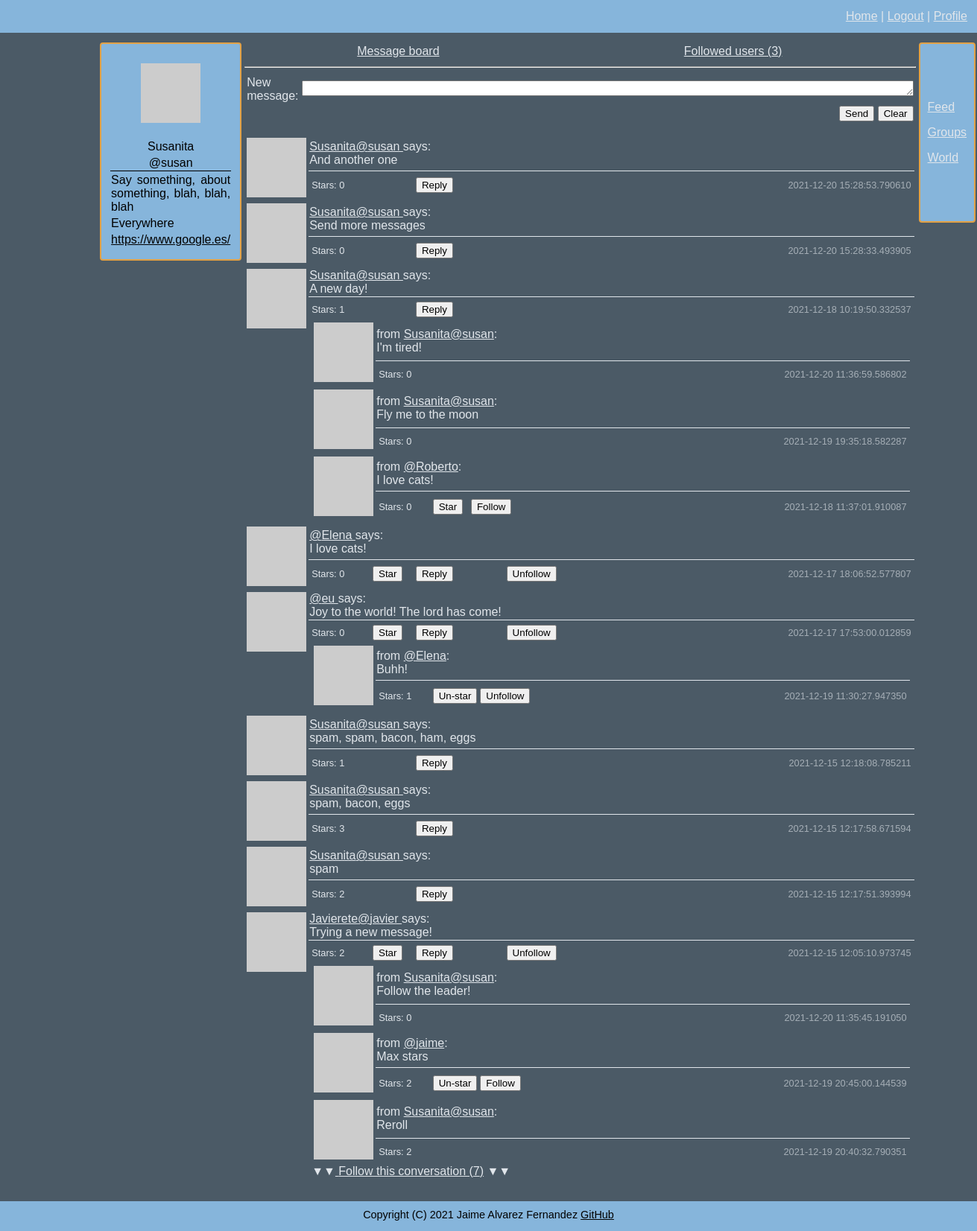
/message_board (signed in), run on the app's committed database.
### connect/models.py (models this page shows, shortened)
class User(UserMixin, db.Model):
    id = db.Column(db.Integer, primary_key=True)
    username = db.Column(db.String(64), index=True, unique=True)
    email = db.Column(db.String(120), index=True, unique=True)
    nickname = db.Column(db.String(64))
    password = db.Column(db.String(128))
    about_me = db.Column(db.String(140))
    location = db.Column(db.String(64))
    website = db.Column(db.String(120))
    last_seen = db.Column(db.DateTime, default=datetime.datetime.utcnow)
    follower_bio = db.Column(db.Boolean, default=False)
    posts = db.relationship('Posts', backref='author', lazy='dynamic')
    reply = db.relationship('Reply', backref='author', lazy='dynamic')
    followed = db.relationship('User',
                               secondary=followers,
                               primaryjoin=(followers.c.follower_id == id),
                               secondaryjoin=(followers.c.followed_id == id),
                               backref=db.backref('followers', lazy='dynamic'), lazy='dynamic')
    starred = db.relationship('Posts',
                              secondary=stars,
                              backref=db.backref('awarded_stars', lazy='dynamic'), lazy='dynamic')
    starred_reply = db.relationship('Reply',
                                    secondary=stars_reply,
                                    backref=db.backref('awarded_stars_reply', lazy='dynamic'), lazy='dynamic')
    def avatar(self, size):
        digest = md5(self.email.lower().encode('utf-8')).hexdigest()
        return f'https://www.gravatar.com/avatar/{digest}?d=identicon&s={size}'
    def is_following(self, user):
        return self.followed.filter(followers.c.followed_id == user.id).count() > 0
    def followed_posts(self):
        posts_from_followed = Posts.query. \
            join(followers, (followers.c.followed_id == Posts.user_id)). \
            filter(followers.c.follower_id == self.id)
        posts_from_me = Posts.query.filter_by(user_id=self.id)
        return posts_from_followed.union(posts_from_me).order_by(Posts.timestamp.desc())
    def is_starred(self, post):
        return self.starred.filter(stars.c.post_id == post.id).count() > 0
    def is_starred_reply(self, reply):
        return self.starred_reply.filter(stars_reply.c.reply_id == reply.id).count() > 0

class Posts(db.Model):
    id = db.Column(db.Integer, primary_key=True)
    body = db.Column(db.String(140))
    timestamp = db.Column(db.DateTime, index=True, default=datetime.datetime.utcnow)
    user_id = db.Column(db.Integer, db.ForeignKey('user.id'))
    reply = db.relationship('Reply', backref='original', lazy='dynamic')
    def replies(self):
        return Reply.query.filter_by(post_id=self.id).order_by(Reply.timestamp.desc())

class Reply(db.Model):
    id = db.Column(db.Integer, primary_key=True)
    body = db.Column(db.String(140))
    timestamp = db.Column(db.DateTime, index=True, default=datetime.datetime.utcnow)
    user_id = db.Column(db.Integer, db.ForeignKey('user.id'))
    post_id = db.Column(db.Integer, db.ForeignKey('posts.id'))

### connect/routing.py (the view)
@app.route('/message_board', methods=['GET', 'POST'])
@flask_login.login_required
def feed():
    empty_form = forms.EmptyForm()
    form = forms.WriteMessage()
    if form.validate_on_submit():
        post = models.Posts(body=form.message.data, author=flask_login.current_user)
        db.session.add(post)
        db.session.commit()
        return flask.redirect(flask.url_for('feed'))
    page = flask.request.args.get('page', 1, type=int)
    posts = flask_login.current_user.followed_posts().paginate(page, app.config['POSTS_PER_PAGE'], False)
    next_url = flask.url_for('feed', page=posts.next_num) if posts.has_next else None
    prev_url = flask.url_for('feed', page=posts.prev_num) if posts.has_prev else None
    return flask.render_template('feed.html', title='Feed', posts=posts.items, e_form=empty_form, form=form,
                                 reply_per_post=app.config['REPLY_PER_POST'], next_url=next_url, prev_url=prev_url)

### connect/forms.py
class EmptyForm(FlaskForm):
    submit = wtforms.SubmitField('Submit')

class WriteMessage(FlaskForm):
    message = wtforms.TextAreaField('New message', validators=[validators.Length(min=1, max=140)])
    submit = wtforms.SubmitField('Send')

### connect/models.py (called while the page is built)
@login.user_loader
def load_user(user_id):
    return User.query.get(int(user_id))

### connect/routing.py (called while the page is built)
@app.before_request
def before_request():
    if flask_login.current_user.is_authenticated:
        flask_login.current_user.last_seen = datetime.datetime.utcnow()
        db.session.commit()

### connect/templates/feed.html (shortened to what this page needs)
{% extends "general_template.html" %}
{% block content %}
<table width="100%">
    <tr>
        <td align="center">
            <a href="{{ url_for('feed') }}">Message board</a>
        </td>
        <td align="center">
            <a href="{{ url_for('following') }}">Followed users ({{ current_user.followed.count() }})</a>
        </td>
    </tr>
</table>
<hr>
{% if request.endpoint == 'feed' %}
    <form action="" method="post" novalidate>
        <table>
            <tr>
                <td>
                    {{ form.message.label }}:
                </td>
                <td>
                    {{ form.message(cols=100, rows=1, autocomplete=off) }}
                </td>
            </tr>
            <tr>
                <td>
                </td>
                <td align="right">
                    {{ form.submit() }} <input type="reset" value="Clear">
                </td>
            </tr>
        </table>
    </form>
    <p>
    {% include 'sub_templates/_posts.html' %}
    </p>
{% else %}
    {% include 'sub_templates/_followed_users.html' %}
{% endif %}
    {% include "sub_templates/_pagination.html" %}
{% endblock %}

### connect/templates/sub_templates/_profile.html (shortened to what this page needs)
{% if user and user != current_user %}
    <p>
        <img src="{{ user.avatar(128) }}">
    </p>
    <table width="100%">
        <tr>
            <td>
                {% if user.nickname is not none %}
                {{ user.nickname }}
                {% endif %}
            </td>
        </tr>
        <tr>
            <td class="bottom_line">
                @{{ user.username }}
            </td>
        </tr>
        <tr>
            <td>
                {% if not current_user.is_following(user) %}
                <form method="post" action="{{ url_for('follow', username=user.username, url=request.endpoint) }}">
                    {{ e_form.hidden_tag() }}
                    {{ e_form.submit(value='Follow') }}
                </form>
                {% else %}
                <form method="post" action="{{ url_for('unfollow', username=user.username, url=request.endpoint) }}">
                    {{ e_form.hidden_tag() }}
                    {{ e_form.submit(value='Unfollow') }}
                </form>
                {% endif %}
            </td>
        </tr>
        <tr>
            <td class="justify_text">
                {% if user.about_me is not none %}
                    {{ user.about_me }}
                {% endif %}
            </td>
        </tr>
        <tr>
            <td>
                {% if user.location is not none %}
                    {{ user.location }}
                {% endif %}
            </td>
        </tr>
        <tr>
            <td>
                {% if user.website is not none %}
                    <a href="{{ current_user.website }}">{{ current_user.website }}</a>
                {% endif %}
            </td>
        </tr>
        <tr>
            <td>
                {% if user.follower_bio %}
                Followers: {{ current_user.followers.count() }}
                {% endif %}
            </td>
        </tr>
    </table>
{% else %}
    <p>
        <img src="{{ current_user.avatar(128) }}">
    </p>
    <table width="100%">
        <tr>
            <td>
                {% if current_user.nickname is not none %}
                {{ current_user.nickname }}
                {% endif %}
            </td>
        </tr>
        <tr>
            <td class="bottom_line">
                @{{ current_user.username }}
            </td>
        </tr>
        <tr>
            <td class="justify_text">
                {% if current_user.about_me is not none %}
                    {{ current_user.about_me }}
                {% endif %}
            </td>
        </tr>
        <tr>
            <td class="justify_text">
                {% if current_user.location is not none %}
                    {{ current_user.location }}
                {% endif %}
            </td>
        </tr>
        <tr>
            <td class="justify_text">
                {% if current_user.website is not none %}
                    <a href="{{ current_user.website }}">{{ current_user.website }}</a>
                {% endif %}
            </td>
        </tr>
        <tr>
            <td>
            </td>
        </tr>
    </table>
{% endif %}

### connect/templates/sub_templates/_posts.html (shortened to what this page needs)
<table width="100%">
    {% for post in posts %}
    <tr>
        <td width="60" rowspan="2" valign="top"><img src="{{ post.author.avatar(60) }}"></td>
        <td class="bottom_line">
                <a href="{{ url_for('user_messages', username=post.author.username) }}">
                    {% if post.author.nickname %}{{ post.author.nickname }}{% endif %}@{{ post.author.username }}
                </a>
                says:<br>
             {{ post.body }}
        </td>
    </tr>
    <tr>
        <td>
            <table width="100%" border="0">
                <tr class="smaller_font_80">
                    <td width="10%">Stars: {{ post.awarded_stars.count() }}</td>
                    <td width="7%">
                        {% if post.author.username != current_user.username %}
                            {% if not current_user.is_starred(post) %}
                            <form method="post" action="{{ url_for('star', post=post.id, url=request.endpoint) }}">
                                {{ e_form.submit(value='Star') }}
                            </form>
                            {% else %}
                            <form method="post" action="{{ url_for('un_star', post=post.id, url=request.endpoint) }}">
                                {{ e_form.hidden_tag() }}
                                {{ e_form.submit(value='Un-star') }}
                            </form>
                            {% endif %}
                        {% endif %}
                    </td>
                    <td>
                        <form method="get" action="{{ url_for('reply', post=post.id, url=request.endpoint) }}">
                            {{ e_form.submit(value='Reply') }}
                        </form>
                    </td>
                    <td>
                        {% if not current_user.is_following(post.author) and post.author != current_user %}
                        <form method="post" action="{{ url_for('follow', username=post.author.username) }}">
                            {{ e_form.hidden_tag() }}
                            {{ e_form.submit(value='Follow') }}
                        </form>
                        {% elif current_user.is_following(post.author) and post.author != current_user  %}
                        <form method="post" action="{{ url_for('unfollow', username=post.author.username, url=request.endpoint) }}">
                            {{ e_form.submit(value='Unfollow') }}
                        </form>
                        {% endif %}
                    </td>
                    <td class="time">{{ post.timestamp }}</td>
                </tr>
                <tr>
                    <td colspan="5">
                        {% if 0 < post.replies().all()|length <= reply_per_post %}
                            {% for n in range(post.replies().all()|length) %}
                                {% include "sub_templates/_replies.html" %}
                            {% endfor %}
                        {% elif post.replies().all()|length > reply_per_post %}
                            {% for n in range(3) %}
                                {% include "sub_templates/_replies.html" %}
                            {% endfor %}
                            ▼▼<a href="{{ url_for('conversation', post=post.id)}}"> Follow this conversation ({{ post.replies().all()|length }})</a> ▼▼
                        {% endif %}
                    </td>
                </tr>
            </table>
        </td>
    </tr>
    {% endfor %}
</table>

### connect/templates/sub_templates/_replies.html (shortened to what this page needs)
<table width="100%">
    <tr>
        <td width="30" rowspan="2" valign="top"><img src="{{ post.replies()[n].author.avatar(30) }}"></td>
        <td class="bottom_line">
            from
            <a href="{{ url_for('user_messages', username=post.replies()[n].author.username) }}">{% if post.replies()[n].author.nickname %}{{ post.replies()[n].author.nickname }}{% endif %}@{{ post.replies()[n].author.username }}</a>:<br>
            {{ post.replies()[n].body }}
        </td>
    </tr>
    <tr>
        <td>
            <table width="100%" border="0">
                <tr class="smaller_font_80">
                    <td width="10%">Stars: {{ post.replies()[n].awarded_stars_reply.count() }}</td>
                    <td width="7%">
                        {% if post.replies()[n].author.username != current_user.username %}
                            {% if not current_user.is_starred_reply(post.replies()[n]) %}
                            <form method="post" action="{{ url_for('star_reply', reply_id=post.replies()[n].id, url=request.endpoint) }}">
                                {{ e_form.submit(value='Star') }}
                            </form>
                            {% else %}
                            <form method="post" action="{{ url_for('un_star_reply', reply_id=post.replies()[n].id, url=request.endpoint) }}">
                                {{ e_form.submit(value='Un-star') }}
                            </form>
                            {% endif %}
                        {% endif %}
                    </td>
                    <td>
                        {% if not current_user.is_following(post.replies()[n].author) and post.replies()[n].author != current_user %}
                        <form method="post" action="{{ url_for('follow', username=post.replies()[n].author.username, url=request.endpoint) }}">
                            {{ e_form.submit(value='Follow') }}
                        </form>
                        {% elif current_user.is_following(post.replies()[n].author) and post.replies()[n].author != current_user  %}
                        <form method="post" action="{{ url_for('unfollow', username=post.replies()[n].author.username, url=request.endpoint) }}">
                            {{ e_form.submit(value='Unfollow') }}
                        </form>
                        {% endif %}
                    </td>
                    <td class="time">{{ post.replies()[n].timestamp }}</td>
                </tr>
            </table>
        </td>
    </tr>
</table>

### connect/static/css/style.css (style rules this page uses)
body { font-family: Arial; background: #4b5a66; color: #e1e6eb; min-height: 100vh; margin: 0; }
a { color: inherit; }
.bottom_line { border: solid; border-width: 0px 0 1px 0; }
.justify_text { text-align: justify; text-justify: inter-word; }
.smaller_font_80 { font-size:80%; }
.time { text-align: right; opacity: 0.6; }
body { display:flex; flex-direction:column; }

### data on the page
User: nickname "Susanita", username "susan", about_me "Say something, about something, blah, blah, blah", location "Everywhere", website "https://www.google.es/"
Posts: author.nickname "Susanita", author.username "susan", body "And another one", awarded_stars.count "0", timestamp "2021-12-20 15:28:53.790610"
Posts: author.nickname "Susanita", author.username "susan", body "Send more messages", awarded_stars.count "0", timestamp "2021-12-20 15:28:33.493905"
Posts: author.nickname "Susanita", author.username "susan", body "A new day!", awarded_stars.count "1", timestamp "2021-12-18 10:19:50.332537", nickname "Susanita" "Susanita", username "susan" "susan" "Roberto", body "I'm tired!" "Fly me to the moon" "I love cats!", replies "0" "0" "0", id.timestamp "2021-12-20 11:36:59.586802" "2021-12-19 19:35:18.582287" "2021-12-18 11:37:01.910087"
Posts: author.username "Elena", body "I love cats!", awarded_stars.count "0", timestamp "2021-12-17 18:06:52.577807"
Posts: author.username "eu", body "Joy to the world! The lord has come!", awarded_stars.count "0", timestamp "2021-12-17 17:53:00.012859", username "Elena", body "Buhh!", replies "1", id.timestamp "2021-12-19 11:30:27.947350"
Posts: author.nickname "Susanita", author.username "susan", body "spam, spam, bacon, ham, eggs", awarded_stars.count "1", timestamp "2021-12-15 12:18:08.785211"
Posts: author.nickname "Susanita", author.username "susan", body "spam, bacon, eggs", awarded_stars.count "3", timestamp "2021-12-15 12:17:58.671594"
Posts: author.nickname "Susanita", author.username "susan", body "spam", awarded_stars.count "2", timestamp "2021-12-15 12:17:51.393994"
Posts: author.nickname "Javierete", author.username "javier", body "Trying a new message!", awarded_stars.count "2", timestamp "2021-12-15 12:05:10.973745", nickname "Susanita" "Susanita", username "susan" "jaime" "susan", body "Follow the leader!" "Max stars" "Reroll", replies "0" "2" "2", id.timestamp "2021-12-20 11:35:45.191050" "2021-12-19 20:45:00.144539" "2021-12-19 20:40:32.790351", replies|length "7"

### other printed values
{{ current_user.followed.count() }} "3"
